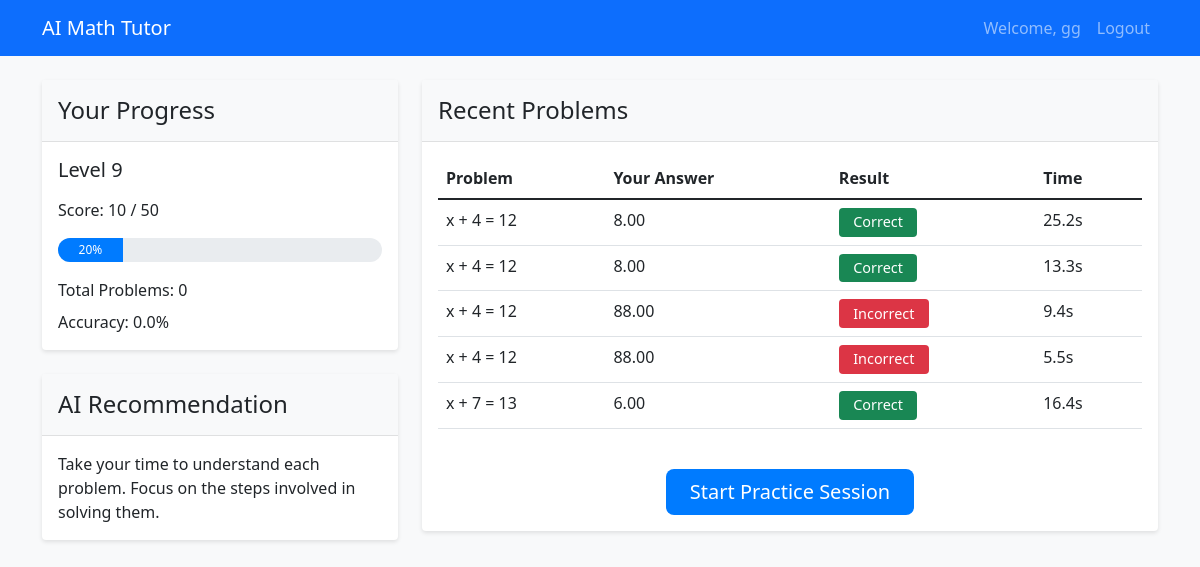
Page /dashboard (signed in) on the committed database.
### app.py (models this page shows)
class User(db.Model):
    id = db.Column(db.Integer, primary_key=True)
    username = db.Column(db.String(80), unique=True, nullable=False)
    level = db.Column(db.Integer, default=1)
    score = db.Column(db.Integer, default=0)
    total_problems = db.Column(db.Integer, default=0)
    correct_answers = db.Column(db.Integer, default=0)
    last_active = db.Column(db.DateTime, default=datetime.utcnow)

class ProblemHistory(db.Model):
    id = db.Column(db.Integer, primary_key=True)
    user_id = db.Column(db.Integer, db.ForeignKey('user.id'), nullable=False)
    problem = db.Column(db.String(200), nullable=False)
    answer = db.Column(db.Float, nullable=False)
    student_answer = db.Column(db.Float, nullable=True)
    is_correct = db.Column(db.Boolean, default=False)
    time_taken = db.Column(db.Float, nullable=True)
    created_at = db.Column(db.DateTime, default=datetime.utcnow)

### app.py (the view)
@app.route('/dashboard')
def dashboard():
    if 'username' not in session:
        return redirect(url_for('login'))
    user = User.query.get(session['user_id'])
    if not user:
        return redirect(url_for('logout'))
    recent_problems = ProblemHistory.query.filter_by(user_id=user.id)\
        .order_by(ProblemHistory.created_at.desc())\
        .limit(5).all()
    performance = math_tutor.get_performance_analysis()
    return render_template('dashboard.html',
                         user=user,
                         recent_problems=recent_problems,
                         performance=performance)

### templates/dashboard.html (shortened to what this page needs)
{% extends "base.html" %}
{% block content %}
<div class="row">
    <div class="col-md-4">
        <div class="card mb-4">
            <div class="card-header">
                <h4 class="mb-0">Your Progress</h4>
            </div>
            <div class="card-body">
                <h5 class="mb-3">Level {{ user.level }}</h5>
                <p class="mb-2">Score: {{ user.score }} / 50</p>
                <div class="progress mb-3">
                    {% set progress = ((user.score/50)*100)|round|int %}
                    {% set progress_class = 'progress-bar-' ~ ((progress//10)*10)|string %}
                    <div class="progress-bar {{ progress_class }}"
                         role="progressbar"
                         aria-valuenow="{{ user.score }}"
                         aria-valuemin="0"
                         aria-valuemax="50">
                         {{ progress }}%
                    </div>
                </div>
                <p class="mb-2">Total Problems: {{ performance.total_problems }}</p>
                <p class="mb-0">Accuracy: {{ "%.1f"|format(performance.accuracy) }}%</p>
            </div>
        </div>
        <div class="card">
            <div class="card-header">
                <h4 class="mb-0">AI Recommendation</h4>
            </div>
            <div class="card-body">
                <p class="mb-0">{{ performance.suggestion }}</p>
            </div>
        </div>
    </div>
    <div class="col-md-8">
        <div class="card">
            <div class="card-header">
                <h4 class="mb-0">Recent Problems</h4>
            </div>
            <div class="card-body">
                {% if recent_problems %}
                    <div class="table-responsive">
                        <table class="table table-hover">
                            <thead>
                                <tr>
                                    <th>Problem</th>
                                    <th>Your Answer</th>
                                    <th>Result</th>
                                    <th>Time</th>
                                </tr>
                            </thead>
                            <tbody>
                                {% for problem in recent_problems %}
                                    <tr>
                                        <td>{{ problem.problem }}</td>
                                        <td>{{ "%.2f"|format(problem.student_answer) }}</td>
                                        <td>
                                            {% if problem.is_correct %}
                                                <span class="badge bg-success">Correct</span>
                                            {% else %}
                                                <span class="badge bg-danger">Incorrect</span>
                                            {% endif %}
                                        </td>
                                        <td>{{ "%.1f"|format(problem.time_taken) }}s</td>
                                    </tr>
                                {% endfor %}
                            </tbody>
                        </table>
                    </div>
                {% else %}
                    <div class="text-center py-4">
                        <p class="mb-0">No problems solved yet. Start practicing!</p>
                    </div>
                {% endif %}
                <div class="text-center mt-4">
                    <a href="{{ url_for('practice') }}" class="btn btn-lg btn-primary">
                        Start Practice Session
                    </a>
                </div>
            </div>
        </div>
    </div>
</div>
{% endblock %}

### templates/base.html (shortened to what this page needs)
<!DOCTYPE html>
<html lang="en">
<head>
    <link href="https://cdn.jsdelivr.net/npm/bootstrap@5.1.3/dist/css/bootstrap.min.css" rel="stylesheet">
    <link rel="stylesheet" href="{{ url_for('static', filename='css/style.css') }}">
</head>
<body>
    <nav class="navbar navbar-expand-lg navbar-dark bg-primary">
        <div class="container">
            <a class="navbar-brand" href="{{ url_for('dashboard') }}">AI Math Tutor</a>
            {% if session.username %}
            <div class="navbar-nav ms-auto">
                <span class="nav-item nav-link">Welcome, {{ session.username }}</span>
                <a class="nav-item nav-link" href="{{ url_for('logout') }}">Logout</a>
            </div>
            {% endif %}
        </div>
    </nav>
    <div class="container mt-4">
        {% block content %}{% endblock %}
    </div>
</body>
</html>

### static/css/style.css (style rules this page uses)
body { background-color: #f8f9fa; font-family: 'Segoe UI', Tahoma, Geneva, Verdana, sans-serif; }
.card { box-shadow: 0 2px 4px rgba(0,0,0,0.1); border: none; margin-bottom: 20px; }
.card-header { background-color: #f8f9fa; border-bottom: 1px solid rgba(0,0,0,0.1); padding: 1rem; }
.progress { height: 1.5rem; background-color: #e9ecef; border-radius: 1rem; margin: 1rem 0; overflow: hidden; }
.progress-bar { display: flex; flex-direction: column; justify-content: center; overflow: hidden; color: #fff; text-align: center; white-space: nowrap; background-color: #007bff; transition: width 0.6s ease; }
.progress-bar-20 { width: 20%; }
.btn { padding: 0.5rem 1.5rem; border-radius: 0.5rem; transition: all 0.3s ease; }
.btn-primary { background-color: #007bff; border: none; }
.badge { padding: 0.5em 1em; font-size: 0.9rem; font-weight: 500; }

### rows in the picture
User: level "9", score "10"
ProblemHistory: problem "x + 4 = 12", student_answer "8.00", is_correct "Correct", time_taken "25.2"
ProblemHistory: problem "x + 4 = 12", student_answer "8.00", is_correct "Correct", time_taken "13.3"
ProblemHistory: problem "x + 4 = 12", student_answer "88.00", is_correct "Incorrect", time_taken "9.4"
ProblemHistory: problem "x + 4 = 12", student_answer "88.00", is_correct "Incorrect", time_taken "5.5"
ProblemHistory: problem "x + 7 = 13", student_answer "6.00", is_correct "Correct", time_taken "16.4"

### other values in the picture
{{ session.username }} "gg"
{{ progress }} "20"
{{ performance.total_problems }} "0"
{{ "%.1f"|format(performance.accuracy) }} "0.0"
{{ performance.suggestion }} "Take your time to understand each problem. Focus on the steps involved in solving them."
